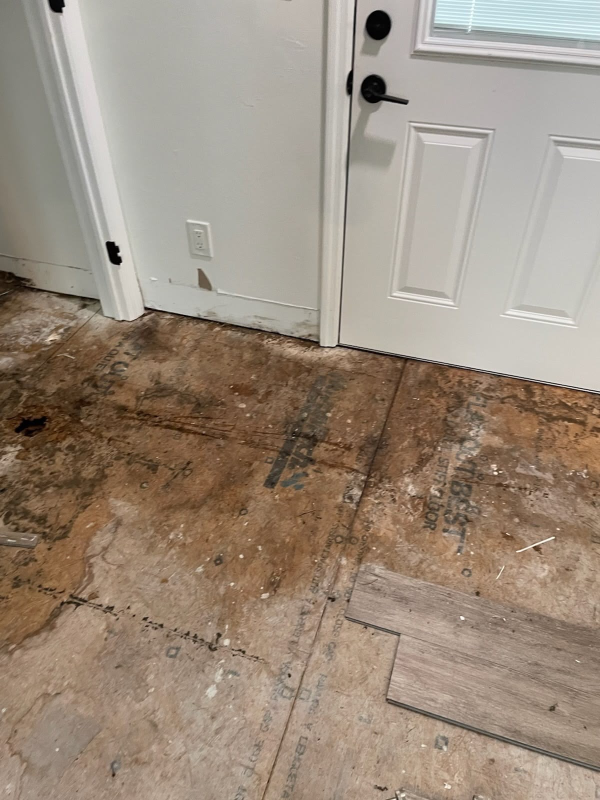
#> input picture reference_images/WhatsApp Image 2026-11-23 at 1.22.08 PM (1).jpeg, 1200 x 1600 px (shown at 1/2 size)
$ python -i quality.py   (imports and definitions only)   (older library calls are emulated)
#> lines starting #> are read from the running program, lines starting #| are printed output that depends on the picture
"""Frame quality metrics, retake prompts, and threshold sweeps."""
import numpy as np
from PIL import Image

DEFAULTS = {"min_sharpness": 40.0, "min_luma": 25.0, "min_framing": 0.80}


def load_grayscale(image_path, size=(160, 120)) -> np.ndarray:
    with Image.open(image_path) as im:
        return np.asarray(im.convert("L").resize(size), dtype=np.float64)


# [43 lines left out: functions metrics, check, sweep, not called in this run]


# ---------------------------------------------------------------------------------------------
# v2 gate (calibrated on real frames, see eval/calibrate_quality.py and eval/REPORT.md).
# v1 metrics() above are kept for the JS parity test; the web prototype still uses v1.
# ---------------------------------------------------------------------------------------------
import cv2  # noqa: E402

V2 = {"min_luma": 57.0, "max_blur_ratio": 0.70, "min_framing": 1.0}   # overwritten by calibration output


def blur_ratio(bgr_or_gray) -> float:
    """Re-blur test: gradient energy after an extra Gaussian blur / before. Sharp images lose a lot (low ratio),
    already-blurry images lose little (ratio near 1). Independent of image content and resolution."""
    g = bgr_or_gray if bgr_or_gray.ndim == 2 else cv2.cvtColor(bgr_or_gray, cv2.COLOR_BGR2GRAY)
    s = 512.0 / max(g.shape)
    g = cv2.resize(g, None, fx=s, fy=s, interpolation=cv2.INTER_AREA).astype(np.float32)
    e = lambda x: float(np.abs(cv2.Sobel(x, cv2.CV_32F, 1, 0)).mean() + np.abs(cv2.Sobel(x, cv2.CV_32F, 0, 1)).mean())
    return e(cv2.GaussianBlur(g, (0, 0), 1.5)) / (e(g) + 1e-6)


def framing_ratio(gray) -> float:
    return metrics(cv2.resize(gray, (160, 120), interpolation=cv2.INTER_AREA))["framing"]


def check_v2(bgr, kind="damage", t=None):
    t = {**V2, **(t or {})}
    g = cv2.cvtColor(bgr, cv2.COLOR_BGR2GRAY) if bgr.ndim == 3 else bgr
    m = {"luma": float(g.mean()), "blur_ratio": blur_ratio(g)}
    reasons = []
    if m["luma"] < t["min_luma"]: reasons.append("too dark, turn on a light")
    if m["blur_ratio"] > t["max_blur_ratio"]: reasons.append("blurry, hold still")
    if kind == "nameplate":
        m["framing"] = framing_ratio(g)
        if m["framing"] < t["min_framing"]: reasons.append("plate off-centre, aim at the label")
    return {"pass": not reasons, "reasons": reasons,
            "retake_prompt": ("Retake requested: " + "; ".join(reasons)) if reasons else None, "metrics": m}

>>> import cv2
>>> picture = cv2.imread('../reference_images/WhatsApp Image 2026-11-23 at 1.22.08 PM (1).jpeg')
#> picture is the input picture: shape (1600, 1200, 3); mean B, G, R 126.1, 141.3, 156.3
>>> result = check_v2(picture)
#> in check_v2, `g = cv2.cvtColor(bgr, cv2.COLOR_BGR2GRAY) if bgr.ndim == 3 else bgr`:
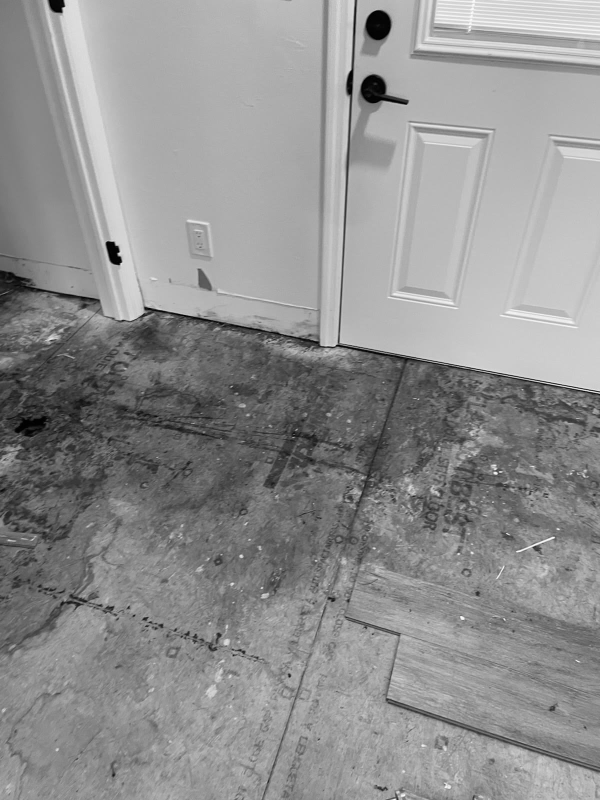
#> g: shape (1600, 1200) (shown at 1/2 size); min 0, max 254, mean 144
#> in blur_ratio, `g = cv2.resize(g, None, fx=s, fy=s, interpolation=cv2.INTER_AREA).asty..`:
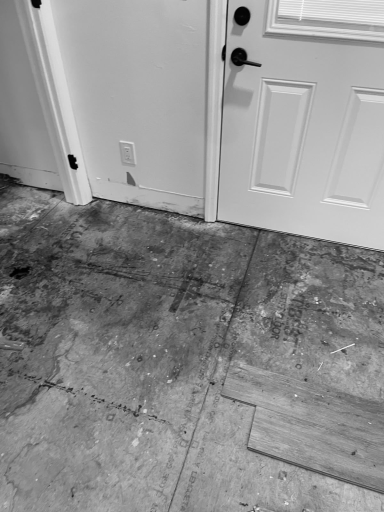
#> g: shape (512, 384) float32; min 1, max 246, mean 144
#> in check_v2, `m = {"luma": float(g.mean()), "blur_ratio": blur_ratio(g)}`: m = {'luma': 144, 'blur_ratio': 0.48}
#> result = 4 items

$ run again, on reference_images/WhatsApp Image 2026-11-23 at 1.22.08 PM (2).jpeg
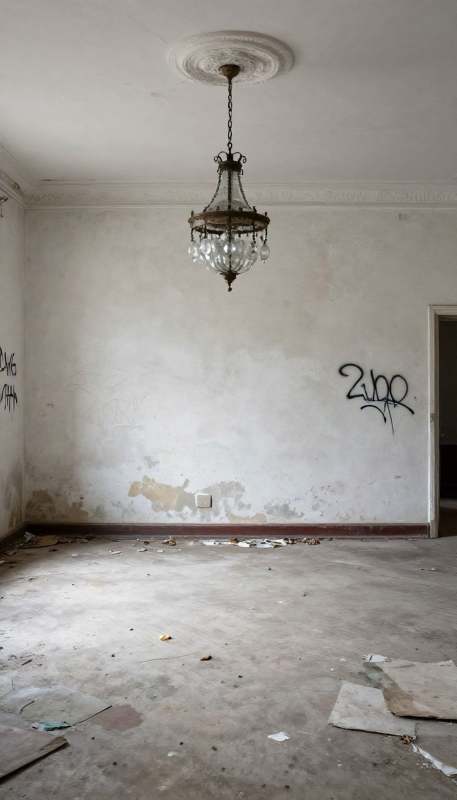
#> input picture reference_images/WhatsApp Image 2026-11-23 at 1.22.08 PM (2).jpeg, 914 x 1600 px (shown at 1/2 size)
#> picture is the input picture: shape (1600, 914, 3); mean B, G, R 145.4, 150.1, 154.2
#> in blur_ratio, `g = cv2.resize(g, None, fx=s, fy=s, interpolation=cv2.INTER_AREA).asty..`:
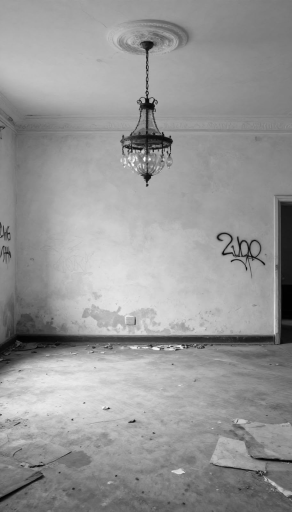
#> g: shape (512, 292) float32; min 1, max 252, mean 150.9
#> m = {'luma': 150.8, 'blur_ratio': 0.594}
#> result = 4 items

$ run again, on reference_images/WhatsApp Image 2026-11-23 at 1.22.09 PM (1).jpeg
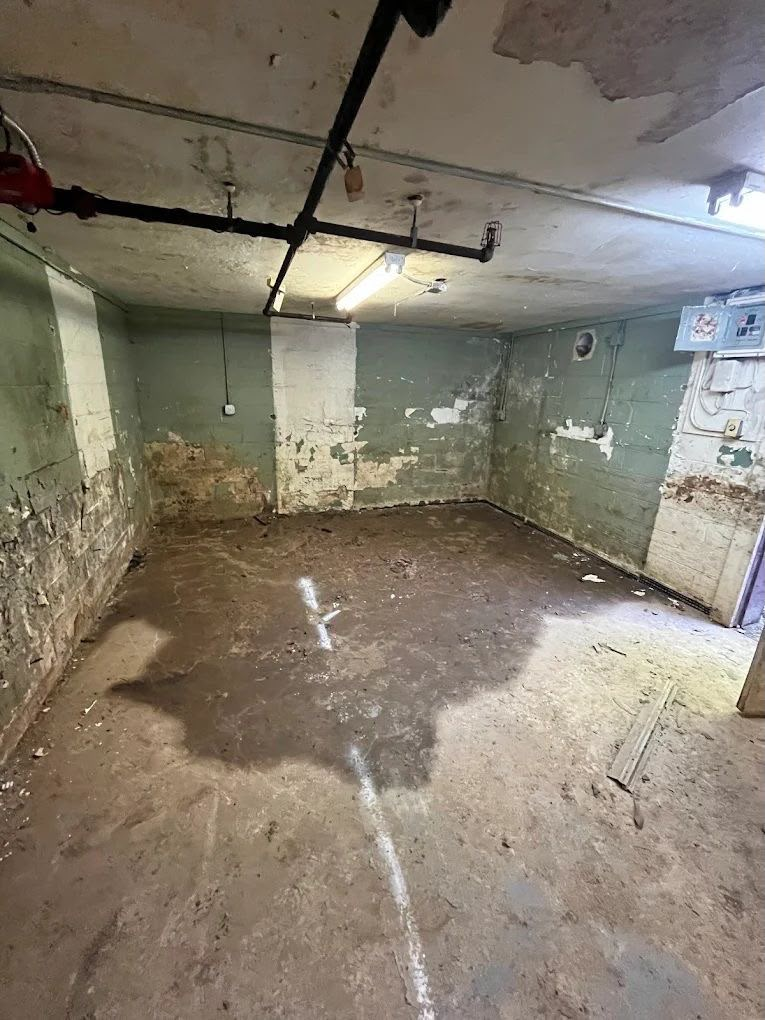
#> input picture reference_images/WhatsApp Image 2026-11-23 at 1.22.09 PM (1).jpeg, 765 x 1020 px
#> picture is the input picture: shape (1020, 765, 3); mean B, G, R 109.3, 123.1, 132.1
#> in check_v2, `g = cv2.cvtColor(bgr, cv2.COLOR_BGR2GRAY) if bgr.ndim == 3 else bgr`:
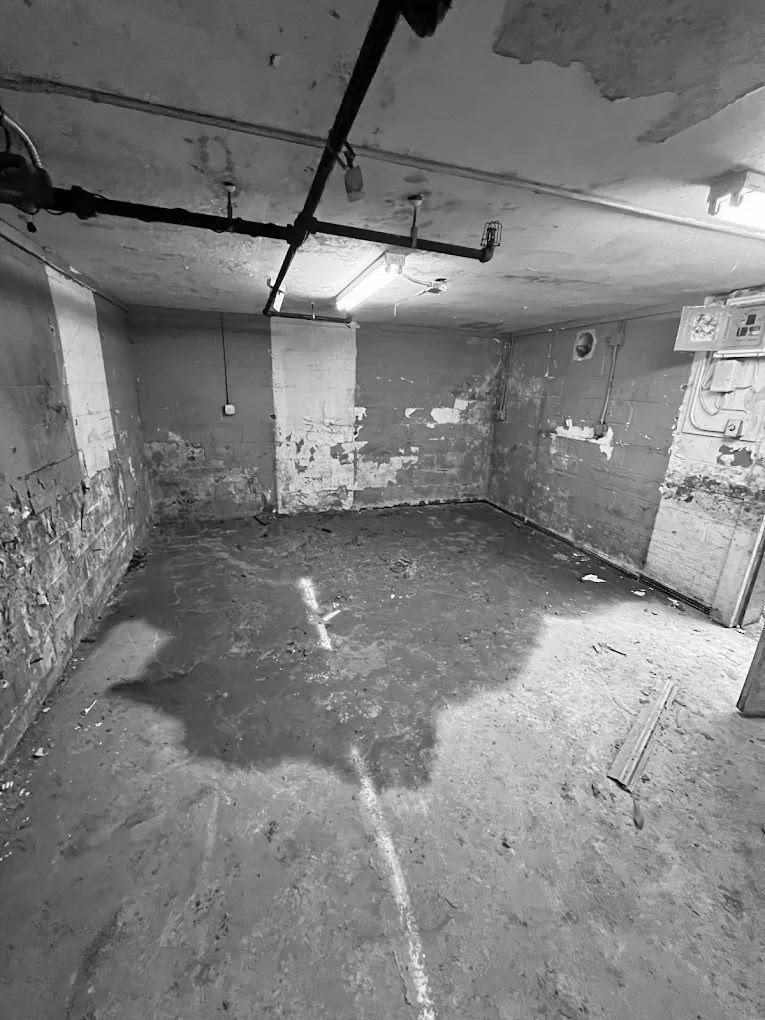
#> g: shape (1020, 765); min 0, max 255, mean 124.2
#> m = {'luma': 124.2, 'blur_ratio': 0.513}
#> result = 4 items

$ run again, on reference_images/WhatsApp Image 2026-11-23 at 1.22.09 PM (2).jpeg
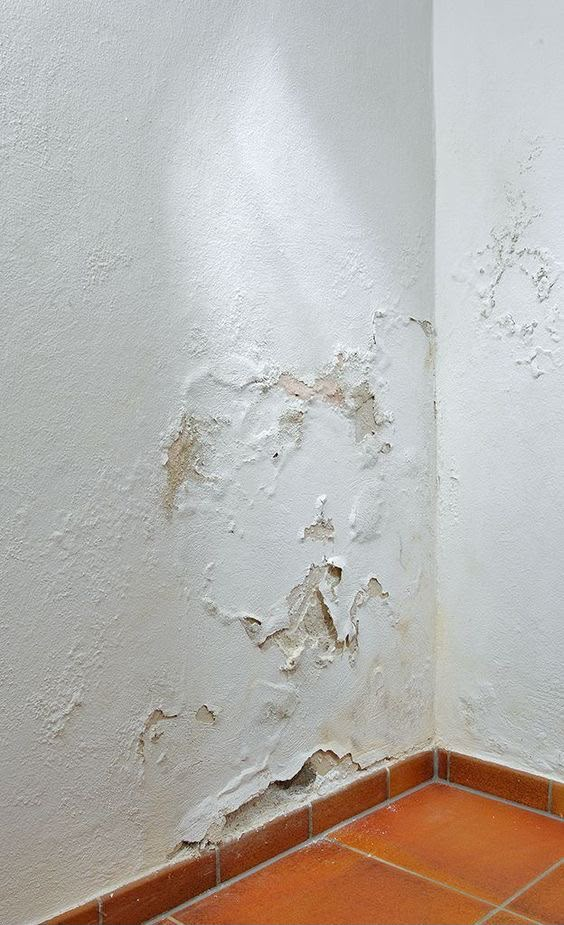
#> input picture reference_images/WhatsApp Image 2026-11-23 at 1.22.09 PM (2).jpeg, 564 x 925 px
#> picture is the input picture: shape (925, 564, 3); mean B, G, R 174.5, 179.4, 184.1
#> in check_v2, `g = cv2.cvtColor(bgr, cv2.COLOR_BGR2GRAY) if bgr.ndim == 3 else bgr`:
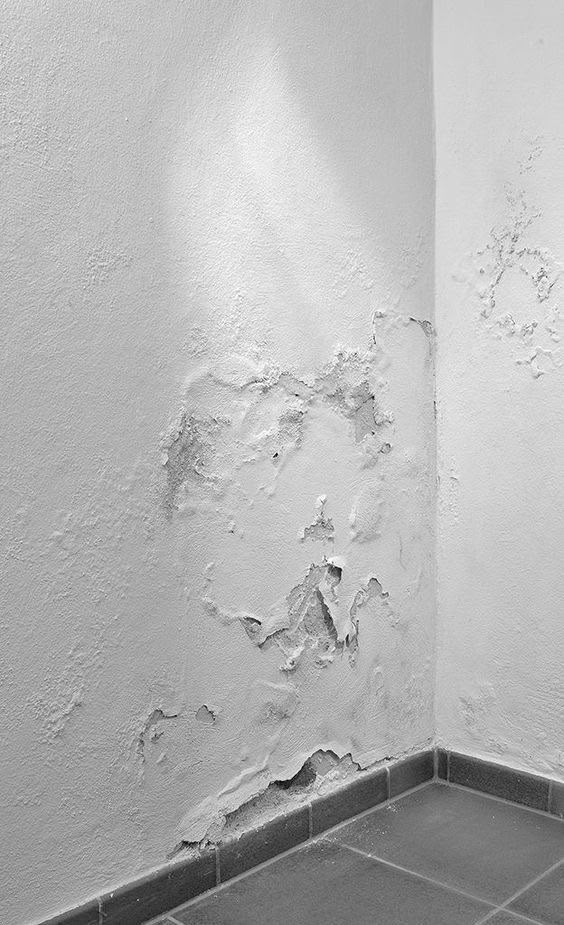
#> g: shape (925, 564); min 2, max 255, mean 180.3
#> m = {'luma': 180.3, 'blur_ratio': 0.406}
#> result = 4 items
